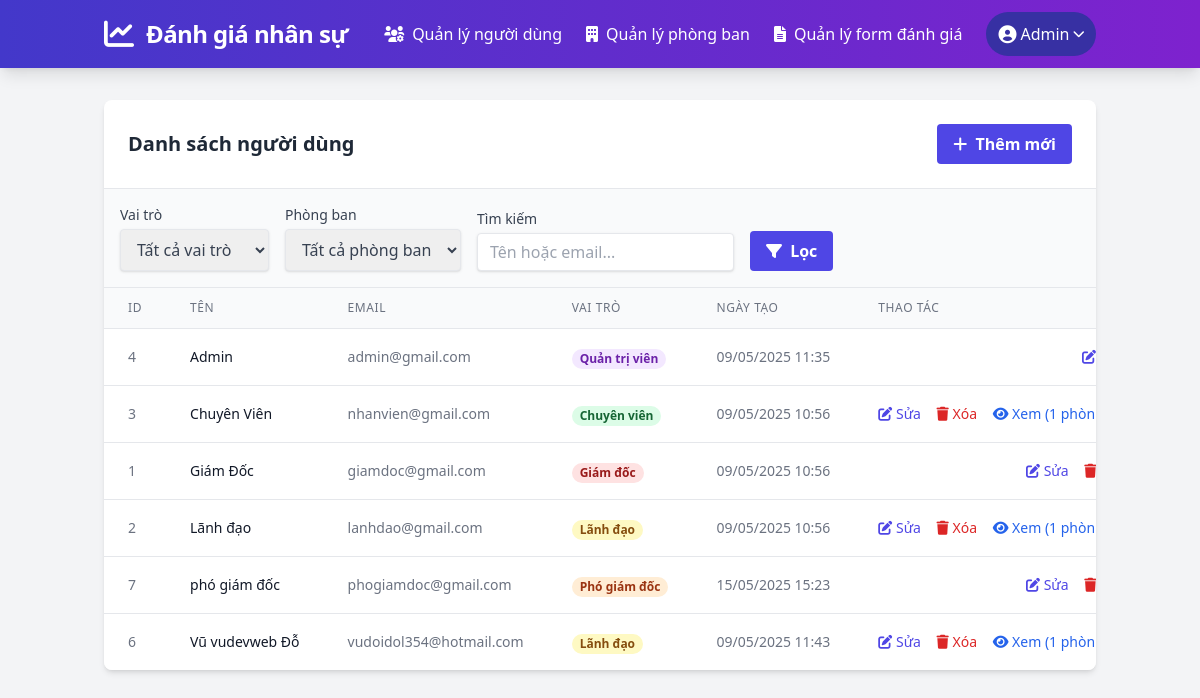
Screenshot of /admin/users (signed in) with the database file from the repository.
### tables this page shows
CREATE TABLE `users` (
  `id` int NOT NULL,
  `name` varchar(100) NOT NULL,
  `email` varchar(100) NOT NULL,
  `password` varchar(255) NOT NULL,
  `role` enum('admin','nhan_vien','lanh_dao','giam_doc','pho_giam_doc') NOT NULL,
  `created_at` timestamp NULL DEFAULT CURRENT_TIMESTAMP
);

### app/controllers/AdminController.php (called while the page is built, shortened)
<?php
class AdminController extends \Core\Controller
{
    public function userList()
    {
        $userModel = $this->model('User');
        $role = isset($_GET['role']) && !empty($_GET['role']) ? $_GET['role'] : null;
        $search = isset($_GET['search']) && !empty($_GET['search']) ? $_GET['search'] : null;
        $departmentId = isset($_GET['department_id']) && !empty($_GET['department_id']) ? $_GET['department_id'] : null;
        if ($role || $search || $departmentId) {
            $users = $userModel->getFilteredUsers($role, $search, $departmentId);
        } else {
            $users = $userModel->getAllUsers();
        }
        $departmentModel = $this->model('Department');
        $departments = $departmentModel->getAllDepartments();
        $data = [
            'title' => 'Quản lý tài khoản',
            'users' => $users,
            'departments' => $departments,
            'filter' => [
                'role' => $role,
                'search' => $search,
                'department_id' => $departmentId
            ]
        ];
        $this->view('admin/users/index', $data);
    }
}

### index.php (called while the page is built, shortened)
<?php
require_once 'core/Autoloader.php';
require_once 'config/config.php';
$app = new \Core\App();

### core/Autoloader.php (called while the page is built, shortened)
<?php
spl_autoload_register(function ($class) {
    $path = str_replace('\\', '/', $class);
    if (strpos($path, 'App/') === 0) {
        $path = substr($path, 4);
        $path = 'app/' . $path . '.php';
    } elseif (strpos($path, 'Core/') === 0) {
        $path = substr($path, 5);
        $path = 'core/' . $path . '.php';
        if (file_exists($path)) {
            return true;
        }
    }
    return false;
});

### config/config.php (called while the page is built, shortened)
<?php
$config = [
    'db_host' => 'localhost',
    'db_name' => 'job_danh_gia_nhan_su',
    'db_user' => 'root',
    'db_pass' => '',
    'site_name' => 'Đánh giá nhân sự',
    'base_url' => 'http://localhost/dgns/',
    'debug' => true
];

### core/Model.php (called while the page is built, shortened)
<?php
class Model
{
    public function __construct()
    {
        global $config;
        try {
            $this->db = new \PDO(
                "mysql:host={$config['db_host']};dbname={$config['db_name']};charset=utf8",
                $config['db_user'],
                $config['db_pass'],
                [
                    \PDO::ATTR_ERRMODE => \PDO::ERRMODE_EXCEPTION,
                    \PDO::ATTR_DEFAULT_FETCH_MODE => \PDO::FETCH_ASSOC,
                    \PDO::ATTR_EMULATE_PREPARES => false
                ]
            );
        } catch (\PDOException $e) {
            die("Database connection failed: " . $e->getMessage());
        }
    }
}

### app/models/User.php (called while the page is built, shortened)
<?php
class User extends \Core\Model
{
    public function getAllUsers()
    {
        $stmt = $this->db->query("SELECT * FROM users ORDER BY name");
        return $stmt->fetchAll();
    }
}

### app/models/Department.php (called while the page is built, shortened)
<?php
class Department extends \Core\Model
{
    public function countDepartmentsForUser($userId)
    {
        $sql = "SELECT COUNT(*) as count FROM user_departments WHERE user_id = :user_id";
        $stmt = $this->db->prepare($sql);
        $stmt->execute(['user_id' => $userId]);
        $result = $stmt->fetch();
        return $result['count'];
    }
}

### app/views/admin/users/index.php (the view, shortened to what this page needs)
<div class="bg-white shadow-md rounded-lg overflow-hidden">
    <div class="flex justify-between items-center p-6 border-b">
        <h2 class="text-xl font-semibold text-gray-800">Danh sách người dùng</h2>
        <a href="<?= $GLOBALS['config']['base_url'] ?>admin/users/create" class="bg-indigo-600 hover:bg-indigo-700 text-white font-bold py-2 px-4 rounded">
            <i class="fas fa-plus mr-1"></i> Thêm mới
        </a>
    </div>
    <div class="p-4 bg-gray-50 border-b">
        <form action="<?= $GLOBALS['config']['base_url'] ?>admin/users" method="GET" class="flex flex-wrap items-end gap-4">
            <div>
                <label for="role_filter" class="block text-sm font-medium text-gray-700 mb-1">Vai trò</label>
                <select name="role" id="role_filter" class="shadow border rounded py-2 px-3 text-gray-700 leading-tight focus:outline-none focus:shadow-outline">
                    <option value="">Tất cả vai trò</option>
                </select>
            </div>
            <?php if (isset($departments) && !empty($departments)): ?>
            <div>
                <label for="department_id" class="block text-sm font-medium text-gray-700 mb-1">Phòng ban</label>
                <select name="department_id" id="department_id" class="shadow border rounded py-2 px-3 text-gray-700 leading-tight focus:outline-none focus:shadow-outline">
                    <option value="">Tất cả phòng ban</option>
                </select>
            </div>
            <?php endif; ?>
            <div>
                <label for="search" class="block text-sm font-medium text-gray-700 mb-1">Tìm kiếm</label>
                <input type="text" name="search" id="search" value="<?= isset($_GET['search']) ? htmlspecialchars($_GET['search']) : '' ?>"
                       placeholder="Tên hoặc email..."
                       class="shadow border rounded py-2 px-3 text-gray-700 leading-tight focus:outline-none focus:shadow-outline">
            </div>
            <div class="flex gap-2">
                <button type="submit" class="bg-indigo-600 hover:bg-indigo-700 text-white font-bold py-2 px-4 rounded focus:outline-none focus:shadow-outline">
                    <i class="fas fa-filter mr-1"></i> Lọc
                </button>
            </div>
        </form>
    </div>
    <div class="overflow-x-auto">
        <table class="min-w-full divide-y divide-gray-200">
            <thead class="bg-gray-50">
                <tr>
                    <th scope="col" class="px-6 py-3 text-left text-xs font-medium text-gray-500 uppercase tracking-wider">ID</th>
                    <th scope="col" class="px-6 py-3 text-left text-xs font-medium text-gray-500 uppercase tracking-wider">Tên</th>
                    <th scope="col" class="px-6 py-3 text-left text-xs font-medium text-gray-500 uppercase tracking-wider">Email</th>
                    <th scope="col" class="px-6 py-3 text-left text-xs font-medium text-gray-500 uppercase tracking-wider">Vai trò</th>
                    <th scope="col" class="px-6 py-3 text-left text-xs font-medium text-gray-500 uppercase tracking-wider">Ngày tạo</th>
                    <th scope="col" class="px-6 py-3 text-left text-xs font-medium text-gray-500 uppercase tracking-wider">Thao tác</th>
                </tr>
            </thead>
            <tbody class="bg-white divide-y divide-gray-200">
                <?php if (!empty($users)): ?>
                    <?php foreach ($users as $user): ?>
                        <tr>
                            <td class="px-6 py-4 whitespace-nowrap text-sm text-gray-500"><?= $user['id'] ?></td>
                            <td class="px-6 py-4 whitespace-nowrap">
                                <div class="text-sm font-medium text-gray-900"><?= $user['name'] ?></div>
                            </td>
                            <td class="px-6 py-4 whitespace-nowrap">
                                <div class="text-sm text-gray-500"><?= $user['email'] ?></div>
                            </td>
                            <td class="px-6 py-4 whitespace-nowrap">
                                <span class="px-2 inline-flex text-xs leading-5 font-semibold rounded-full
                                    <?php
                                    switch($user['role']) {
                                        case 'admin':
                                            echo 'bg-purple-100 text-purple-800';
                                            break;
                                        case 'giam_doc':
                                            echo 'bg-red-100 text-red-800';
                                            break;
                                        case 'lanh_dao':
                                            echo 'bg-yellow-100 text-yellow-800';
                                            break;
                                        case 'pho_giam_doc':
                                            echo 'bg-orange-100 text-orange-800';
                                            break;
                                        default:
                                            echo 'bg-green-100 text-green-800';
                                    }
                                    ?>">
                                    <?php
                                    switch($user['role']) {
                                        case 'nhan_vien':
                                            echo 'Chuyên viên';
                                            break;
                                        case 'lanh_dao':
                                            echo 'Lãnh đạo';
                                            break;
                                        case 'giam_doc':
                                            echo 'Giám đốc';
                                            break;
                                        case 'pho_giam_doc':
                                            echo 'Phó giám đốc';
                                            break;
                                        case 'admin':
                                            echo 'Quản trị viên';
                                            break;
                                    }
                                    ?>
                                </span>
                            </td>
                            <td class="px-6 py-4 whitespace-nowrap text-sm text-gray-500">
                                <?= date('d/m/Y H:i', strtotime($user['created_at'])) ?>
                            </td>
                            <td class="px-6 py-4 whitespace-nowrap text-right text-sm font-medium">
                                <a href="<?= $GLOBALS['config']['base_url'] ?>admin/users/edit/<?= $user['id'] ?>" class="text-indigo-600 hover:text-indigo-900 mr-3">
                                    <i class="fas fa-edit"></i> Sửa
                                </a>
                                <?php if ($user['id'] != $_SESSION['user']['id']): ?>
                                    <a href="<?= $GLOBALS['config']['base_url'] ?>admin/users/delete/<?= $user['id'] ?>"
                                       class="text-red-600 hover:text-red-900 mr-3"
                                       onclick="return confirm('Bạn có chắc chắn muốn xóa người dùng này?');">
                                        <i class="fas fa-trash"></i> Xóa
                                    </a>
                                <?php endif; ?>
                                <?php
                                $departmentModel = new \App\Models\Department();
                                $deptCount = $departmentModel->countDepartmentsForUser($user['id']);
                                if ($deptCount > 0):
                                ?>
                                <a href="<?= $GLOBALS['config']['base_url'] ?>admin/users/detail/<?= $user['id'] ?>" class="text-blue-600 hover:text-blue-900">
                                    <i class="fas fa-eye"></i> Xem (<?= $deptCount ?> phòng ban)
                                </a>
                                <?php endif; ?>
                            </td>
                        </tr>
                    <?php endforeach; ?>
                <?php else: ?>
                    <tr>
                        <td colspan="6" class="px-6 py-4 text-center text-sm text-gray-500">Không có dữ liệu</td>
                    </tr>
                <?php endif; ?>
            </tbody>
        </table>
    </div>
</div>

### rows the page displays
users: id "4", name "Admin", email "admin@gmail.com", role "Quản trị viên", created_at "09/05/2025 11:35"
users: id "3", name "Chuyên Viên", email "nhanvien@gmail.com", role "Chuyên viên", created_at "09/05/2025 10:56", deptCount "1"
users: id "1", name "Giám Đốc", email "giamdoc@gmail.com", role "Giám đốc", created_at "09/05/2025 10:56"
users: id "2", name "Lãnh đạo", email "lanhdao@gmail.com", role "Lãnh đạo", created_at "09/05/2025 10:56", deptCount "1"
users: id "7", name "phó giám đốc", email "phogiamdoc@gmail.com", role "Phó giám đốc", created_at "15/05/2025 15:23"
users: id "6", name "Vũ vudevweb Đỗ", email "vudoidol354@hotmail.com", role "Lãnh đạo", created_at "09/05/2025 11:43", deptCount "1"

### other values shown
$config['site_name'] "Đánh giá nhân sự"
$_SESSION['user']['name'] "Admin"
